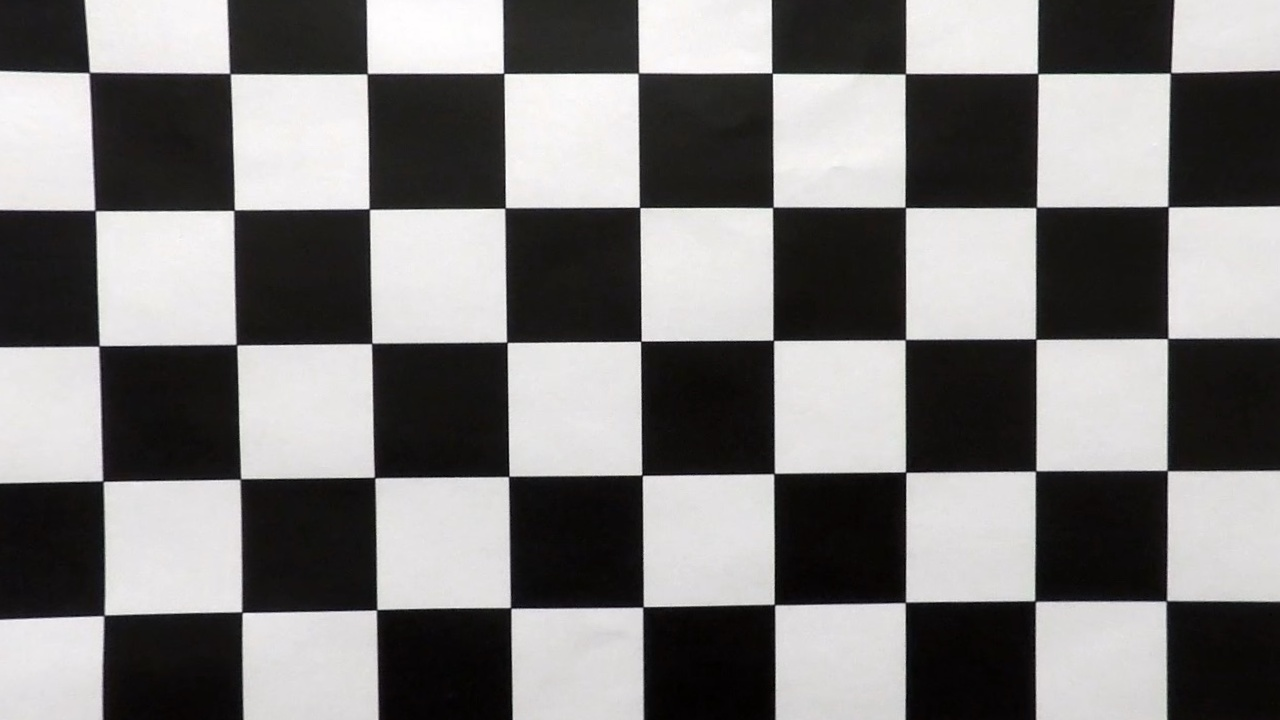
#> input picture camera_cal/calibration1.jpg, 1280 x 720 px; its folder holds only this picture in this run
$ jupyter execute --allow-errors example.ipynb   (shell and % lines are left out)   (older library calls are emulated)
#> lines starting #> are read from the running program, lines starting #| are printed output that depends on the picture
## Advanced Lane Finding Project

The goals / steps of this project are the following:

* Compute the camera calibration matrix and distortion coefficients given a set of chessboard images.
* Apply a distortion correction to raw images.
* Use color transforms, gradients, etc., to create a thresholded binary image.
* Apply a perspective transform to rectify binary image ("birds-eye view").
* Detect lane pixels and fit to find the lane boundary.
* Determine the curvature of the lane and vehicle position with respect to center.
* Warp the detected lane boundaries back onto the original image.
* Output visual display of the lane boundaries and numerical estimation of lane curvature and vehicle position.

---
## First, I'll compute the camera calibration using chessboard images

[cell 1]
import numpy as np
import cv2
import glob
import matplotlib.pyplot as plt
import matplotlib.image as mpimg

# %matplotlib inline

[cell 2]
# prepare object points, like (0,0,0), (1,0,0), (2,0,0) ....,(8,5,0)
def compute_object_points():
    objp = np.zeros((6*9,3), np.float32)
    objp[:,:2] = np.mgrid[0:9,0:6].T.reshape(-1,2)

    # Arrays to store object points and image points from all the images.
    objpoints = [] # 3d points in real world space
    imgpoints = [] # 2d points in image plane.

    # Make a list of calibration images
    images = glob.glob('camera_cal/calibration*.jpg')
    shape = None
    # Step through the list and search for chessboard corners
    for fname in images:
        img = mpimg.imread(fname)
#> img is the input picture: shape (720, 1280, 3); mean R, G, B 125.3, 123.7, 123.2
        gray = cv2.cvtColor(img,cv2.COLOR_RGB2GRAY)
        if shape == None:
            shape = gray.shape[::-1]
#> shape = (1280, 720)
        # Find the chessboard corners
        ret, corners = cv2.findChessboardCorners(gray, (9,6),None)
#> ret = False; corners = None

        # If found, add object points, image points
        if ret == True:
            objpoints.append(objp)
            imgpoints.append(corners)
    return objpoints, imgpoints, shape

## And so on and so forth...

[cell 3]
# Compute the camera calibration matrix and distortion coefficients given a set of chessboard images.
objpoints, imgpoints, shape = compute_object_points()
#> objpoints = []; imgpoints = []; shape = (1280, 720)

def calibrate_camera(objpoints, imgpoints, shape):
    ret, mtx, dist, rvecs, tvecs = cv2.calibrateCamera(objpoints, imgpoints, shape, None, None)
    return mtx, dist

[cell 4]
# Apply a distortion correction to raw images.
def cal_undistort(img, mtx, dist):
    dst = cv2.undistort(img, mtx, dist, None, mtx)
    return dst

#> (the rest of this cell did not finish here and is left out)

[cell 5]
# Use color transforms, gradients, etc., to create a thresholded binary image.
def compute_thresholded_binary_image(img, sx_thresh=(10, 100)):
    img = np.copy(img)
    # Convert to HLS color space and separate the V channel
    hls = cv2.cvtColor(img, cv2.COLOR_RGB2HLS)
    s_channel = hls[:,:,2]
    # Sobel x
    sobelx = cv2.Sobel(s_channel, cv2.CV_64F, 1, 0) # Take the derivative in x
    abs_sobelx = np.absolute(sobelx) # Absolute x derivative to accentuate lines away from horizontal
    scaled_sobel = np.uint8(255*abs_sobelx/np.max(abs_sobelx))

    # Threshold x gradient
    sxbinary = np.zeros_like(scaled_sobel)
    sxbinary[(scaled_sobel >= sx_thresh[0]) & (scaled_sobel <= sx_thresh[1])] = 1

    return sxbinary*255

images = glob.glob('test_images/*.jpg')

for fname in images:
    img = mpimg.imread(fname)
    uimg = cal_undistort(img, mtx, dist)
    fn = fname.split('/')[-1]
    cv2.imwrite('undistorted_images/'+fn,uimg)
    bimg = compute_thresholded_binary_image(uimg)
    print('thresholded_binary_images/'+fn)
    cv2.imwrite('thresholded_binary_images/'+fn,bimg)

[cell 6]
# Apply a perspective transform to rectify binary image ("birds-eye view").
img = mpimg.imread('thresholded_binary_images/straight_lines1.jpg')
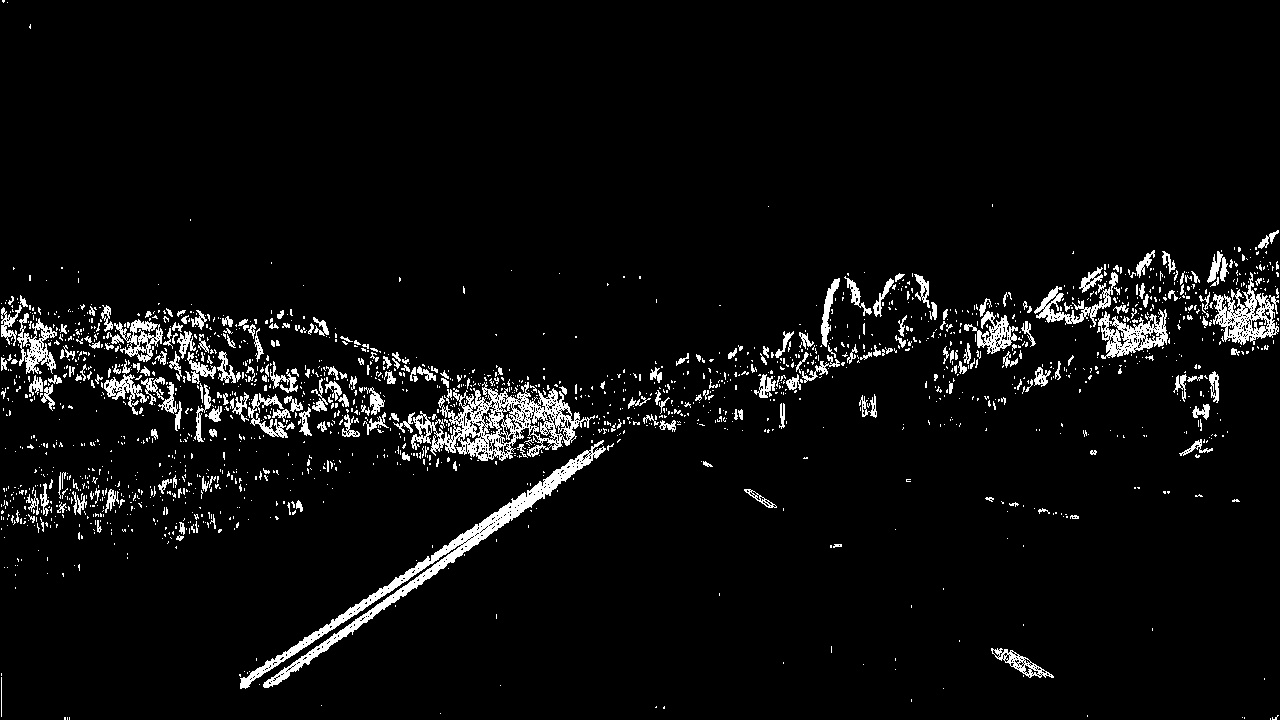
#> input picture thresholded_binary_images/straight_lines1.jpg, 1280 x 720 px
#> img is the input picture: shape (720, 1280); min 0, max 255, mean 12.6
src = np.float32([[200, 720],[590, 450],[690, 450], [1110, 720]])
dest = np.float32([[350,720],[350, 0],[950, 0],[950, 720]])

def compute_perspective_transform(img, src, dest):
# [6 lines of commented-out code are left out]
    M = cv2.getPerspectiveTransform(src, dest)
    # Warp the image using OpenCV warpPerspective()
    img_size = (img.shape[1], img.shape[0])
#> img_size = (1280, 720)
    warped = cv2.warpPerspective(img, M, img_size, flags=cv2.INTER_NEAREST)
    return warped
warped = compute_perspective_transform(img, src, dest)
cv2.imwrite('transformed_images/straight_lines1.jpg',warped)
plt.imshow(warped)

[cell 7]
# Detect lane pixels and fit to find the lane boundary.

def find_lane_pixels(binary_warped):
    # Take a histogram of the bottom half of the image
    histogram = np.sum(binary_warped[binary_warped.shape[0]//2:,:], axis=0)
#> histogram = 1280 values, max 84708 at index 346, min 0 at index 0, mean 3857.9
    # Create an output image to draw on and visualize the result
    out_img = np.dstack((binary_warped, binary_warped, binary_warped))
    # Find the peak of the left and right halves of the histogram
    # These will be the starting point for the left and right lines
    midpoint = np.int(histogram.shape[0]//2)
#> midpoint = 640
    leftx_base = np.argmax(histogram[:midpoint])
#> leftx_base = 346
    rightx_base = np.argmax(histogram[midpoint:]) + midpoint
#> rightx_base = 948


    # HYPERPARAMETERS
    # Choose the number of sliding windows
    nwindows = 9
    # Set the width of the windows +/- margin
    margin = 100
    # Set minimum number of pixels found to recenter window
    minpix = 50

    # Set height of windows - based on nwindows above and image shape
    window_height = np.int(binary_warped.shape[0]//nwindows)
#> window_height = 80
    # Identify the x and y positions of all nonzero pixels in the image
    nonzero = binary_warped.nonzero()
#> nonzero = 102299 positions, rows 0 to 719, columns 0 to 1258
    nonzeroy = np.array(nonzero[0])
    nonzerox = np.array(nonzero[1])

    # Current positions to be updated later for each window in nwindows
    leftx_current = leftx_base
#> leftx_current = 346
    rightx_current = rightx_base
#> rightx_current = 948

    # Create empty lists to receive left and right lane pixel indices
    left_lane_inds = []
    right_lane_inds = []

    # Step through the windows one by one
    for window in range(nwindows):
        # Identify window boundaries in x and y (and right and left)
        win_y_low = binary_warped.shape[0] - (window+1)*window_height
        win_y_high = binary_warped.shape[0] - window*window_height
        win_xleft_low = leftx_current - margin
        win_xleft_high = leftx_current + margin
        win_xright_low = rightx_current - margin
        win_xright_high = rightx_current + margin


        # Identify the nonzero pixels in x and y within the window #
        good_left_inds = ((nonzeroy >= win_y_low) & (nonzeroy < win_y_high) &
        (nonzerox >= win_xleft_low) &  (nonzerox < win_xleft_high)).nonzero()[0]
        good_right_inds = ((nonzeroy >= win_y_low) & (nonzeroy < win_y_high) &
        (nonzerox >= win_xright_low) &  (nonzerox < win_xright_high)).nonzero()[0]
        # Append these indices to the lists
        left_lane_inds.append(good_left_inds)
        right_lane_inds.append(good_right_inds)

        # If you found > minpix pixels, recenter next window on their mean position
        if len(good_left_inds) > minpix:
            leftx_current = np.int(np.mean(nonzerox[good_left_inds]))
        if len(good_right_inds) > minpix:
            rightx_current = np.int(np.mean(nonzerox[good_right_inds]))
#> this loop made 9 passes
#> (win_xleft_low, win_xleft_high, win_xright_low, win_xright_high, leftx_current, rightx_current) on passes 1, 2, 3, 4, 6, 7, 8: (246, 446, 848, 1048, 355, 949), (255, 455, 849, 1049, 363, 941), (263, 463, 841, 1041, 369, 934), (269, 469, 834, 1034, 369, 948), (261, 461, 848, 1048, 371, 914), (271, 471, 814, 1014, 374, 933), (274, 474, 833, 1033, 377, 962)
#> (win_xleft_low, win_xleft_high, win_xright_low, win_xright_high, leftx_current) on passes 5, 9: (269, 469, 848, 1048, 361), (277, 477, 862, 1062, 381)
#> after the loop, left_lane_inds = 9 items; right_lane_inds = 9 items

    # Concatenate the arrays of indices (previously was a list of lists of pixels)
    try:
        left_lane_inds = np.concatenate(left_lane_inds)
        right_lane_inds = np.concatenate(right_lane_inds)
#> right_lane_inds = 11348 values, max 102294 at index 388, min 28386 at index 10074, mean 64574
    except ValueError:
        # Avoids an error if the above is not implemented fully
        pass

    # Extract left and right line pixel positions
    leftx = nonzerox[left_lane_inds]
    lefty = nonzeroy[left_lane_inds]
    rightx = nonzerox[right_lane_inds]
#> rightx = 11348 values, max 1046 at index 384, min 849 at index 7078, mean 934.1
    righty = nonzeroy[right_lane_inds]
#> righty = 11348 values, max 719 at index 385, min 115 at index 10074, mean 317.8

    return leftx, lefty, rightx, righty, out_img


def fit_polynomial(binary_warped):
    # Find our lane pixels first
    leftx, lefty, rightx, righty, out_img = find_lane_pixels(binary_warped)

    # Fit a second order polynomial to each using `np.polyfit`
    left_fit = np.polyfit(lefty, leftx, 2)
#> left_fit = [2.47e-05, -0.049, 383.1]
    right_fit = np.polyfit(righty, rightx, 2)
#> right_fit = [0.000446, -0.328, 983.7]

    # Generate x and y values for plotting
    ploty = np.linspace(0, binary_warped.shape[0]-1, binary_warped.shape[0] )
#> ploty = 720 values from 0 to 719
    try:
        left_fitx = left_fit[0]*ploty**2 + left_fit[1]*ploty + left_fit[2]
#> left_fitx = 720 values, max 383.1 at index 0, min 360.6 at index 719, mean 369.7
        right_fitx = right_fit[0]*ploty**2 + right_fit[1]*ploty + right_fit[2]
#> right_fitx = 720 values, max 983.7 at index 0, min 923.6 at index 367, mean 942.8
    except TypeError:
        # Avoids an error if `left` and `right_fit` are still none or incorrect
        print('The function failed to fit a line!')
        left_fitx = 1*ploty**2 + 1*ploty
        right_fitx = 1*ploty**2 + 1*ploty

    ## Visualization ##
    # Colors in the left and right lane regions
    out_img[lefty, leftx] = [255, 0, 0]
    out_img[righty, rightx] = [0, 0, 255]
    window_img = np.zeros_like(out_img)
    leftlane = np.array([np.transpose(np.vstack([left_fitx, ploty]))])
#> leftlane = 720 pairs, first value 360.6 to 383.1, second value 0 to 719
    rightlane = np.array([np.flipud(np.transpose(np.vstack([right_fitx, ploty])))])
#> rightlane = 720 pairs, first value 923.6 to 983.7, second value 0 to 719
    lanespan = np.hstack((leftlane, rightlane))
#> lanespan = 1440 pairs, first value 360.6 to 983.7, second value 0 to 719

    cv2.fillPoly(window_img, np.int_([lanespan]), (0,255, 0))

    result = cv2.addWeighted(out_img, 1, window_img, 1, 0)
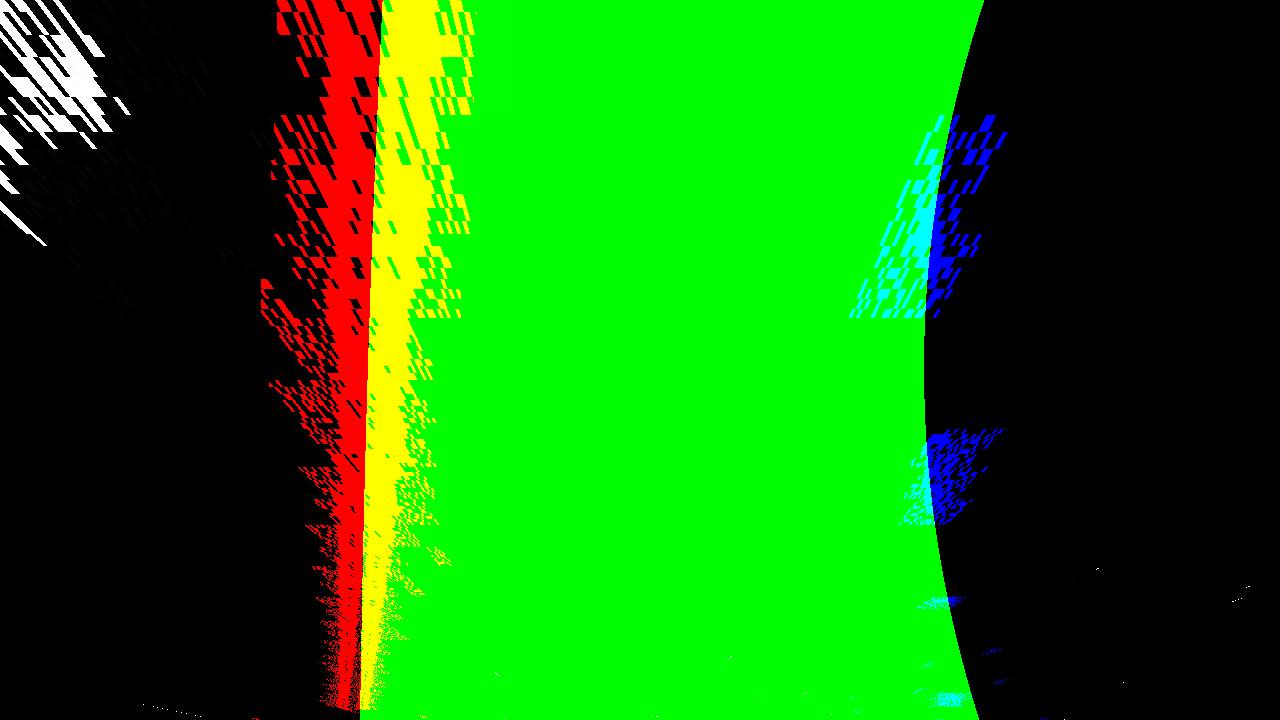
#> result: shape (720, 1280, 3); mean of channels 0, 1, 2 20.5, 116.6, 5.4; drawn as R, G, B

    # Plots the left and right polynomials on the lane lines
#     plt.plot(left_fitx, ploty, color='yellow')
#     plt.plot(right_fitx, ploty, color='yellow')

    return ploty, left_fit, right_fit, result

ploty, left_fitx, right_fitx, out_img = fit_polynomial(warped)
#> ploty = 720 values from 0 to 719; left_fitx = [2.47e-05, -0.049, 383.1]; right_fitx = [0.000446, -0.328, 983.7]
cv2.imwrite('poly_images/straight_lines1.jpg',out_img)
plt.imshow(out_img)

[cell 8]
# Determine the curvature of the lane and vehicle position with respect to center.
def measure_curvature_real(ploty, left_fit_cr, right_fit_cr):
    '''
    Calculates the curvature of polynomial functions in meters.
    '''
    # Define conversions in x and y from pixels space to meters
    ym_per_pix = 30/720 # meters per pixel in y dimension
    xm_per_pix = 3.7/600 # meters per pixel in x dimension

    # Define y-value where we want radius of curvature
    # We'll choose the maximum y-value, corresponding to the bottom of the image
    y_eval = np.max(ploty)
#> y_eval = 719

    # Calculation of R_curve (radius of curvature)
    left_curverad = ((1 + (2*left_fit_cr[0]*y_eval*ym_per_pix + left_fit_cr[1])**2)**1.5) / np.absolute(2*left_fit_cr[0])
#> left_curverad = 20316.3
    right_curverad = ((1 + (2*right_fit_cr[0]*y_eval*ym_per_pix + right_fit_cr[1])**2)**1.5) / np.absolute(2*right_fit_cr[0])
#> right_curverad = 1277.6

    return left_curverad, right_curverad


# Calculate the radius of curvature in meters for both lane lines
left_curverad, right_curverad = measure_curvature_real(ploty, left_fitx, right_fitx)
#> left_curverad = 20316.3; right_curverad = 1277.6

[cell 9]
# Warp the detected lane boundaries back onto the original image.
unwarped = compute_perspective_transform(out_img, dest, src)
plt.imshow(unwarped)

[cell 10]
def overlay(original, addon):
    return cv2.addWeighted(original, 1, addon, 0.5, 0)

img = mpimg.imread('test_images/straight_lines1.jpg')
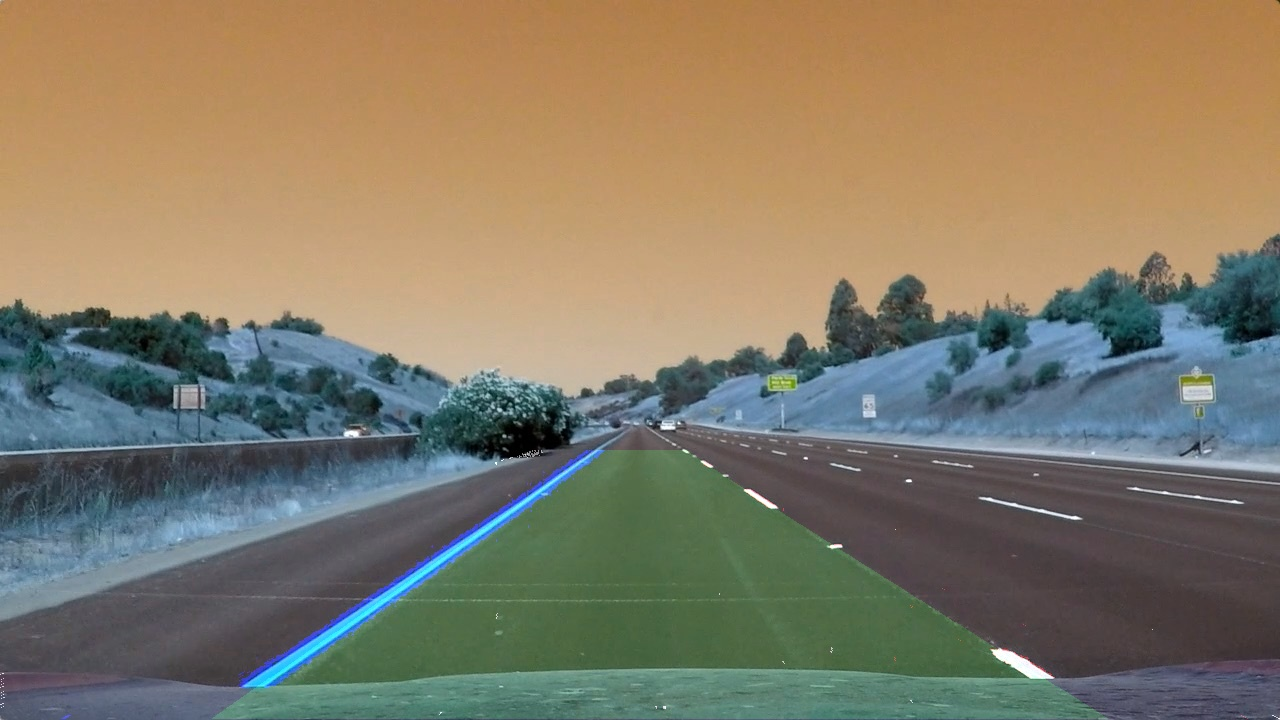
#> input picture overlay_images/straight_lines1.jpg, 1280 x 720 px, found by its file name
#> img is the input picture: shape (720, 1280, 3); mean R, G, B 131.2, 123.2, 103.8
ov = overlay(img, unwarped)
#> in overlay, `return cv2.addWeighted(original, 1, addon, 0.5, 0)`:
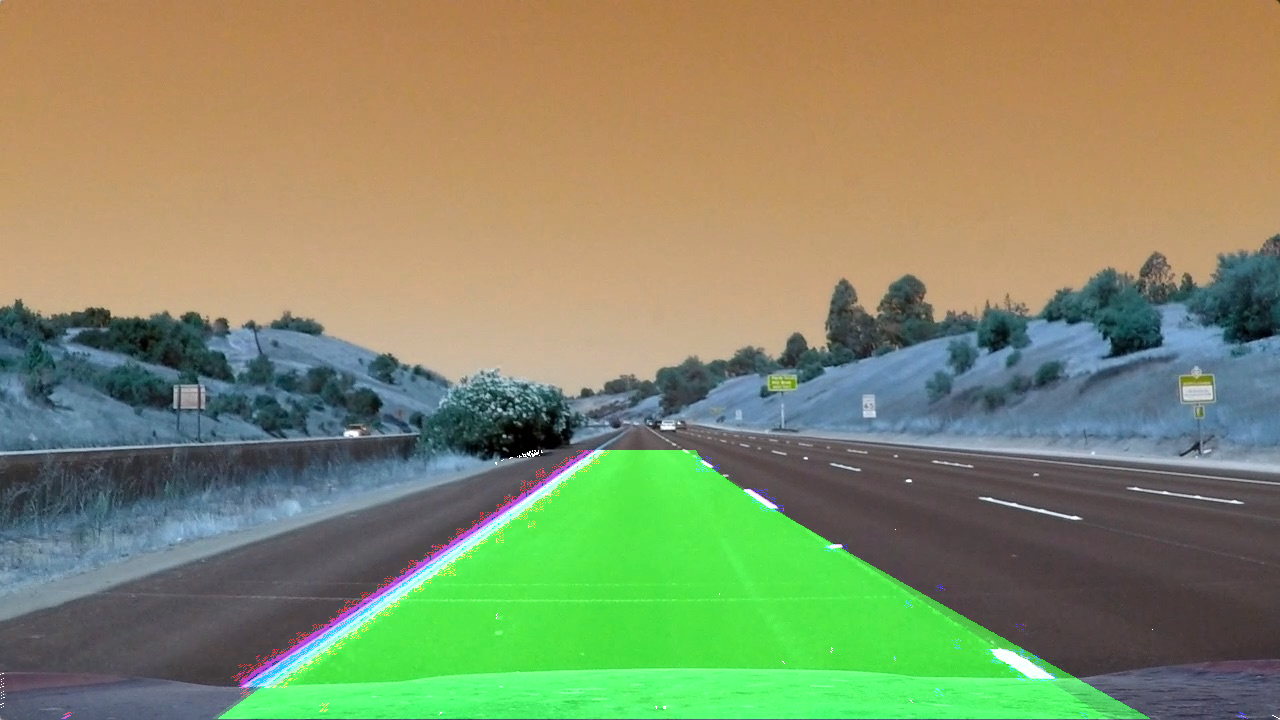
#> returned value: shape (720, 1280, 3); mean of channels 0, 1, 2 132.4, 141.4, 103.9; drawn as R, G, B
plt.imshow(ov)

[cell 11]
# caliberation
objpoints, imgpoints, shape = compute_object_points()
#> (the rest of this cell did not finish here and is left out)
